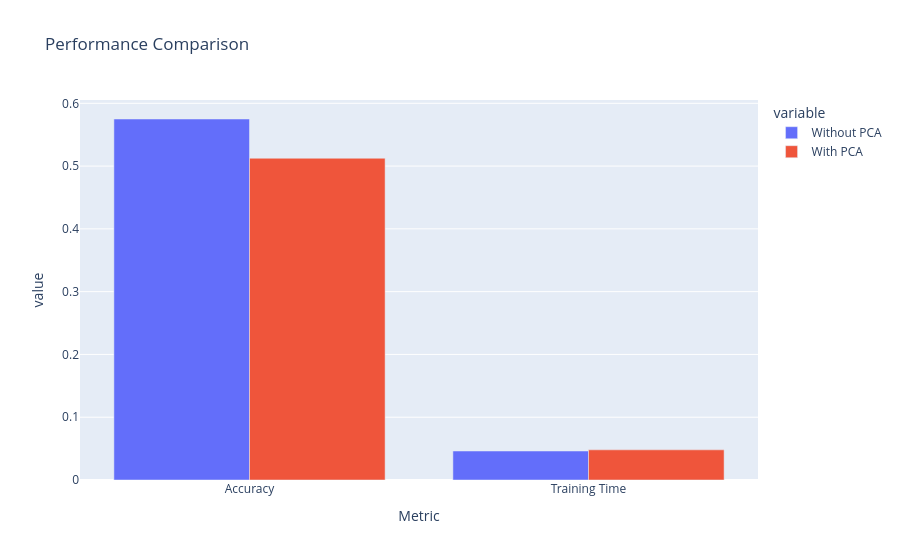

The code cell stored with this chart in its notebook:
### Code cell
fig = px.bar(
    comparison,
    x="Metric",
    y=["Without PCA","With PCA"],
    barmode="group",
    title="Performance Comparison"
)

fig.show()

### Figure 1 — Plotly figure (JSON) as saved in the notebook; plotly's stock layout.template omitted (floating-point values rounded to 4 significant figures)
{"data": [{"alignmentgroup": "True", "hovertemplate": "variable=Without PCA<br>Metric=%{x}<br>value=%{y}<extra></extra>", "legendgroup": "Without PCA", "marker": {"color": "#636efa", "pattern": {"shape": ""}}, "name": "Without PCA", "offsetgroup": "Without PCA", "orientation": "v", "showlegend": true, "textposition": "auto", "type": "bar", "x": ["Accuracy", "Training Time"], "xaxis": "x", "y": [0.575, 0.04619], "yaxis": "y"}, {"alignmentgroup": "True", "hovertemplate": "variable=With PCA<br>Metric=%{x}<br>value=%{y}<extra></extra>", "legendgroup": "With PCA", "marker": {"color": "#EF553B", "pattern": {"shape": ""}}, "name": "With PCA", "offsetgroup": "With PCA", "orientation": "v", "showlegend": true, "textposition": "auto", "type": "bar", "x": ["Accuracy", "Training Time"], "xaxis": "x", "y": [0.5125, 0.04804], "yaxis": "y"}], "layout": {"barmode": "group", "legend": {"title": {"text": "variable"}, "tracegroupgap": 0}, "title": {"text": "Performance Comparison"}, "xaxis": {"anchor": "y", "domain": [0, 1], "title": {"text": "Metric"}}, "yaxis": {"anchor": "x", "domain": [0, 1], "title": {"text": "value"}}}}
